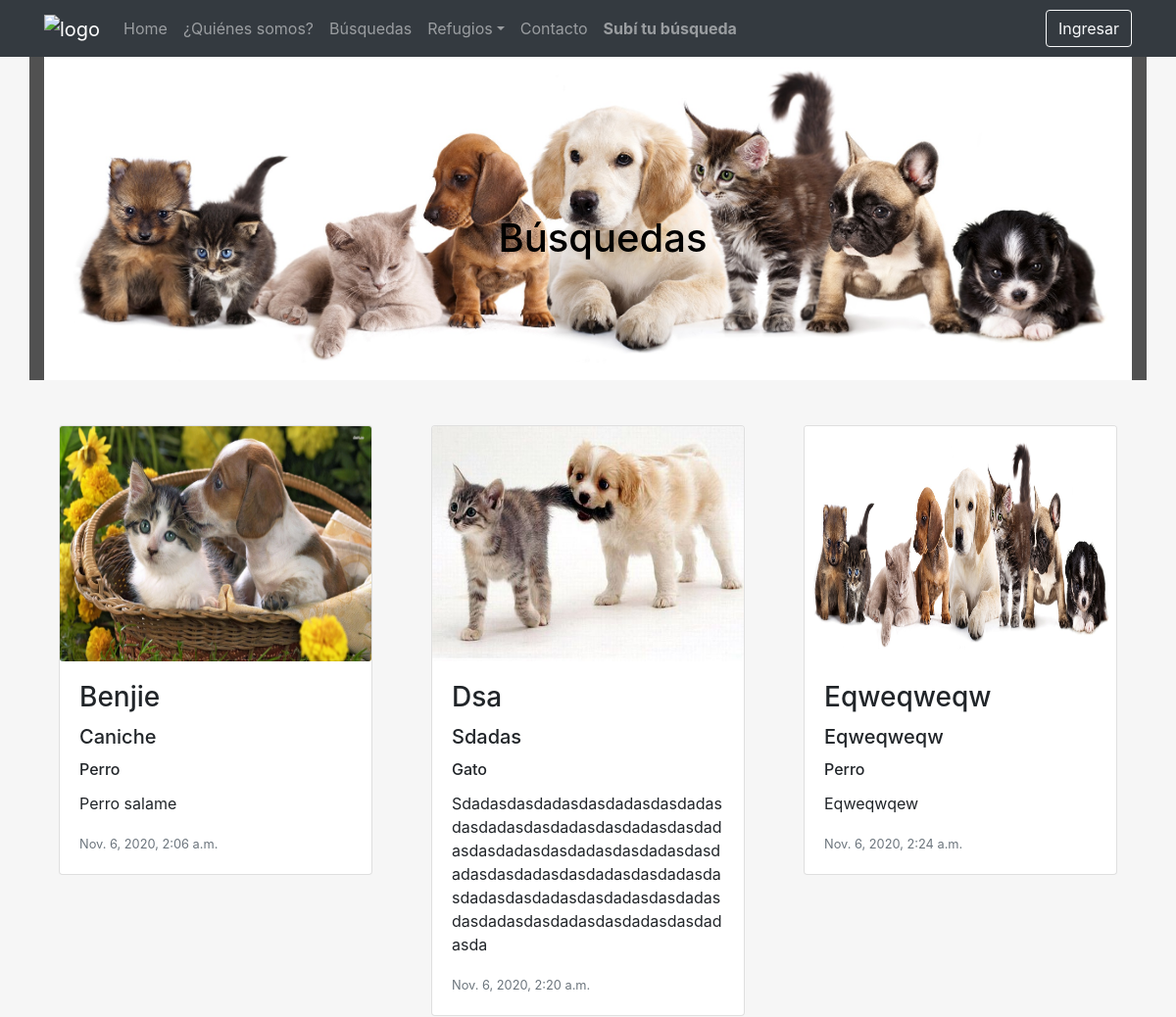
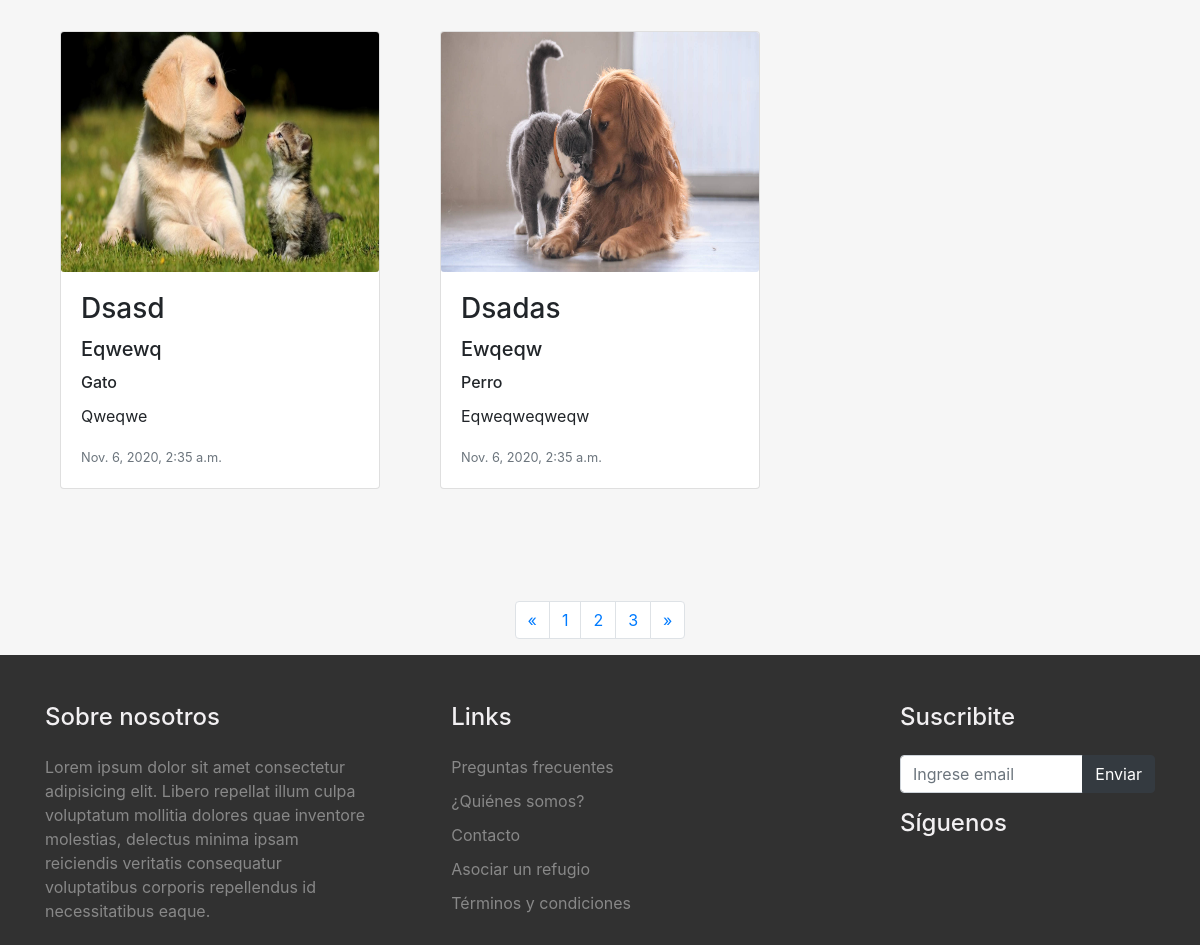
Screenshot of /busquedas/ with the database file from the repository (2 pictures, top to bottom).
### usuarios/models.py (models this page shows, shortened)
class Busqueda(models.Model):
    nombreMascota = models.CharField(max_length=40)
    categorias = models.TextChoices('categorias',['Perro','Gato'])
    categoria = models.CharField(blank=False, default="Perro", choices=categorias.choices, max_length=10)
    raza = models.CharField(max_length=40)
    descripcion = models.CharField(max_length=200)
    foto = models.ImageField(upload_to="usuarios")
    creado = models.DateTimeField(auto_now_add=True)
    provincia = models.CharField(max_length=40)
    localidad = models.CharField(max_length=40)
    codigoArea = models.IntegerField()
    telefono = models.IntegerField()
    celular = models.IntegerField(null=True, blank=True)
    usuario = models.ForeignKey(User, on_delete=models.CASCADE)

### usuarios/views.py (the view)
# urls.py: path('busquedas/', views.busquedas),
def busquedas(request):
    busquedas = Busqueda.objects.all()
    return render(request , "usuarios/busquedas.html", {'busquedas': busquedas})

### usuarios/templates/usuarios/busquedas.html (shortened to what this page needs)
{% extends "principal/index.html" %}
{% load static %}
{% block content %}
<br>
<div class="container mt-4 contenedor_imagen" >
  <div class="texto_banner">
      <h1> Búsquedas</h1>
  </div>
<img src="{% static 'principal/img/429416-svetik_2560x1440.jpg' %}" class="imagen_banner">
</div>
<div class="container mt-4 mb-4" >
  <div class="card-deck">
      {% for busqueda in busquedas %}
        <div class="col-md-4 mt-3 mb-3">
        <div class="card">
            <img src="{{busqueda.foto.url}}" class="card-img busqueda_foto" alt="...">
            <div class="card-body">
              <h3 class="card-title">{{busqueda.nombreMascota | capfirst }}</h3>
              <h5 class="card-title">{{busqueda.raza | title }}</h5>
              <h6 class="card-title">{{busqueda.categoria | capfirst}}</h6>
              <p class="card-text">{{busqueda.descripcion | capfirst}}</p>
              <p class="card-text"><small class="text-muted">{{busqueda.creado}}</small></p>
            </div>
          </div>
        </div>
          {% endfor %}
        </div>
        </div>
<br>
<br>
<br>
<nav aria-label="Page navigation example">
  <ul class="pagination justify-content-center">
    <li class="page-item">
      <a class="page-link" href="#" aria-label="Previous">
        <span aria-hidden="true">&laquo;</span>
      </a>
    </li>
    <li class="page-item"><a class="page-link" href="#">1</a></li>
    <li class="page-item"><a class="page-link" href="#">2</a></li>
    <li class="page-item"><a class="page-link" href="#">3</a></li>
    <li class="page-item">
      <a class="page-link" href="#" aria-label="Next">
        <span aria-hidden="true">&raquo;</span>
      </a>
    </li>
  </ul>
</nav>
{% endblock %}

### principal/static/principal/css/styles.css (style rules this page uses)
.imagen_banner { width: 100%; background-repeat:no-repeat; display: block; z-index: -1000; }
.contenedor_imagen { position: relative; background-color: rgba(12, 12, 12, 0.7); background-size: cover; margin-bottom: 30px; }
.texto_banner { width: 100%; color: black; padding-top: 15%; font-weight: 500; font-family: -apple-system, BlinkMacSystemFont, 'Segoe UI', Roboto, Oxygen, Ubuntu, Cantarell, 'Open Sans', 'Helvetica Neue', sans-serif; position: absolute; }
.texto_banner h1 { text-align: center; font-size: 40px; }
.busqueda_foto { width: 100%; height: 15em; }

### rows the page displays
Busqueda: foto (picture), nombreMascota "Benjie", raza "Caniche", categoria "Perro", descripcion "Perro salame", creado "Nov. 6, 2020, 2:06 a.m."
Busqueda: foto (picture), nombreMascota "Dsa", raza "Sdadas", categoria "Gato", descripcion "Sdadasdasdadasdasdadasdasdadasdasdadasdasdadasdasdadasdasdadasdasdadasdasdadasdasdadasdasdadasdasdadasdasdadasdasdadasdasdadasdasdadasdasdadasdasdadasdasdadasdasdadasdasdadasdasdadasda", creado "Nov. 6, 2020, 2:20 a.m."
Busqueda: foto (picture), nombreMascota "Eqweqweqw", raza "Eqweqweqw", categoria "Perro", descripcion "Eqweqwqew", creado "Nov. 6, 2020, 2:24 a.m."
Busqueda: foto (picture), nombreMascota "Dsasd", raza "Eqwewq", categoria "Gato", descripcion "Qweqwe", creado "Nov. 6, 2020, 2:35 a.m."
Busqueda: foto (picture), nombreMascota "Dsadas", raza "Ewqeqw", categoria "Perro", descripcion "Eqweqweqweqw", creado "Nov. 6, 2020, 2:35 a.m."
